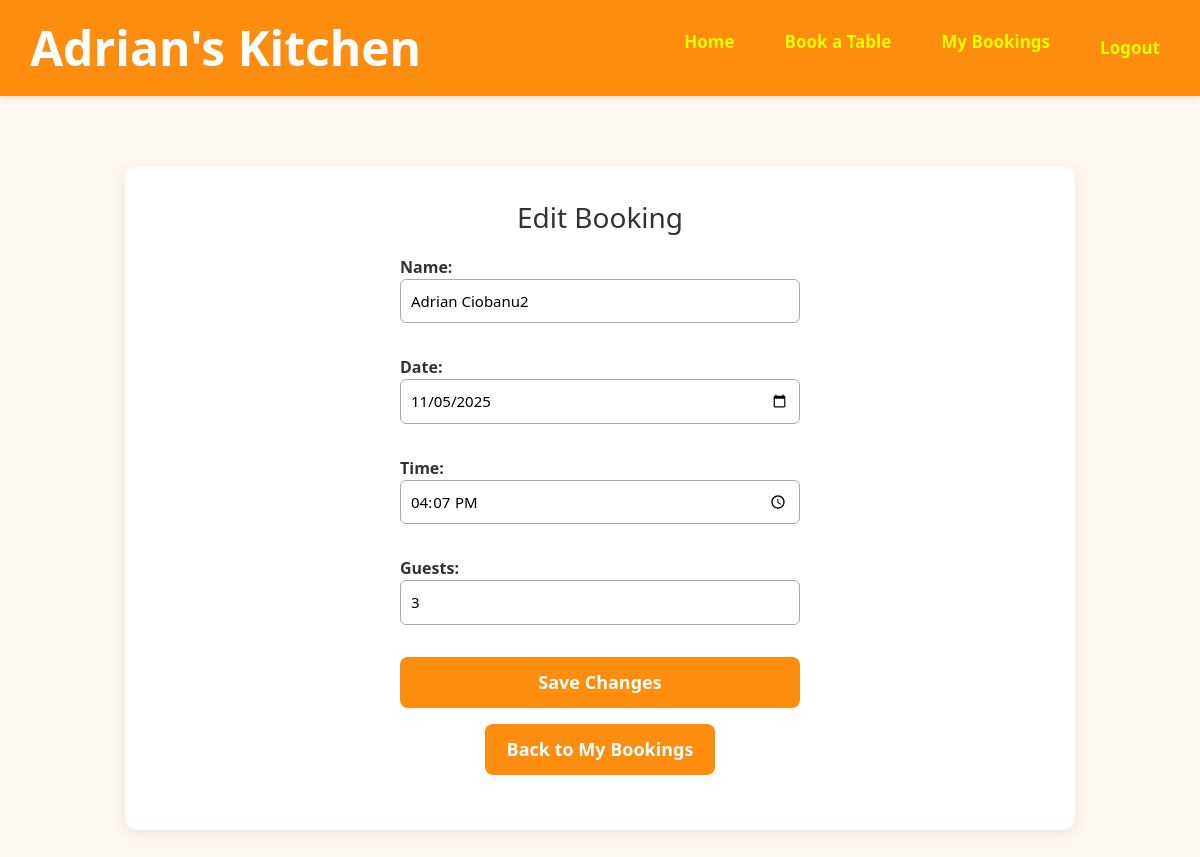
Before: /edit/6/ (signed in) with the older database file.
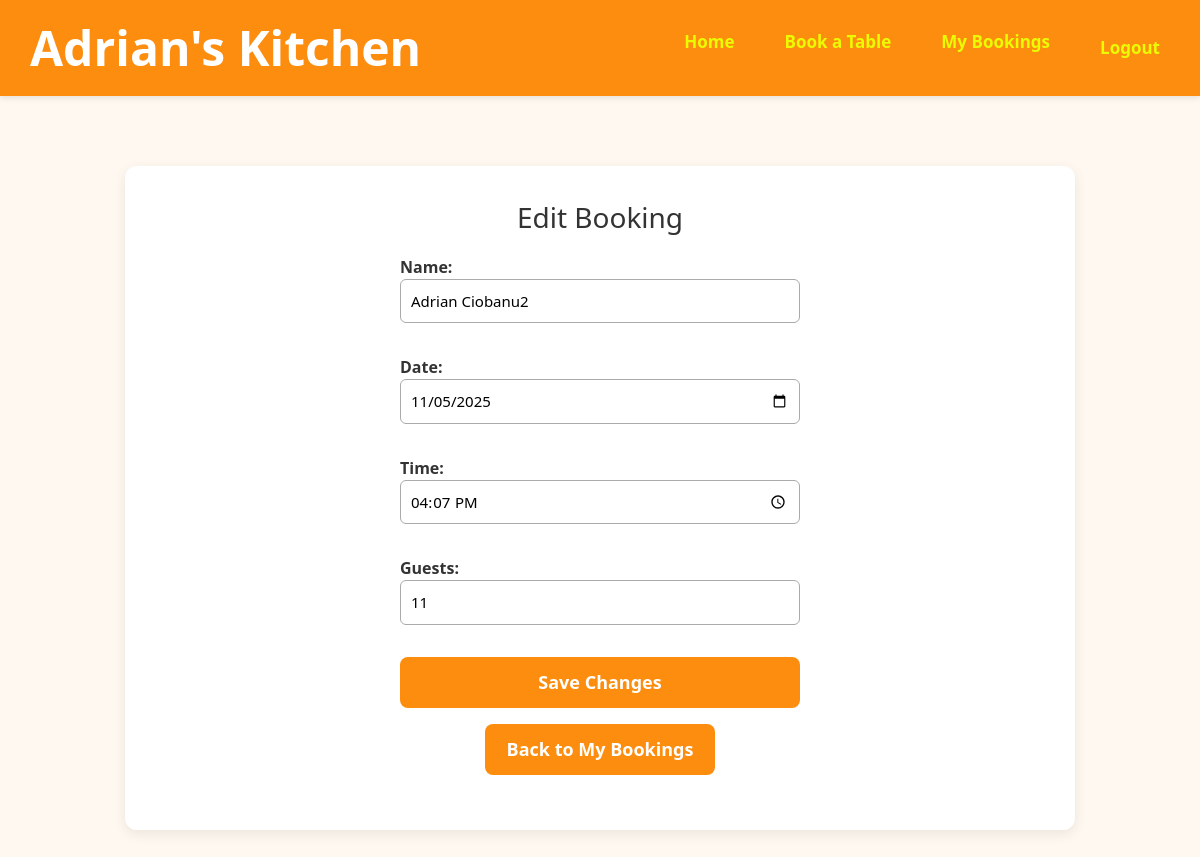
After: the same page with the newer database file.
### bookings/models.py (models this page shows, shortened)
class Booking(models.Model):
    user = models.ForeignKey(User, on_delete=models.CASCADE)
    name = models.CharField(max_length=100)
    date = models.DateField()
    time = models.TimeField()
    guests = models.IntegerField()

### bookings/views.py (the view)
# urls.py: path('edit/<int:booking_id>/', views.edit_booking, name="edit_booking"),
@login_required
def edit_booking(request, booking_id):
    booking = get_object_or_404(Booking, id=booking_id, user=request.user)
    if request.method == "POST":
        form = BookingForm(request.POST, instance=booking)
        if form.is_valid():
            form.save()
            messages.success(request, "Your booking has been updated successfully!")
            return redirect("view_bookings")
    else:
        form = BookingForm(instance=booking)
    return render(request, "bookings/edit_booking.html", {"form": form})

### bookings/forms.py
class BookingForm(forms.ModelForm):
    class Meta:
        model = Booking
        fields = ['name', 'date', 'time', 'guests']
        widgets = {
            'date': forms.DateInput(attrs={'type': 'date'}),
            'time': forms.TimeInput(attrs={'type': 'time'}),
        }

### bookings/templates/bookings/edit_booking.html (shortened to what this page needs)
{% extends "bookings/base.html" %}
{% block content %}
<h2 class="mb-3">Edit Booking</h2>
<form method="POST">
    {{ form.as_p }}
    <button type="submit" class="btn btn-primary w-100">Save Changes</button>
</form>
<p class="mt-3 text-center">
    <a href="{% url 'view_bookings' %}" class="btn btn-secondary">Back to My Bookings</a>
</p>
{% endblock %}

Changed rows visible on the page:
changed Booking "Adrian Ciobanu2": guests "3" → "11"
